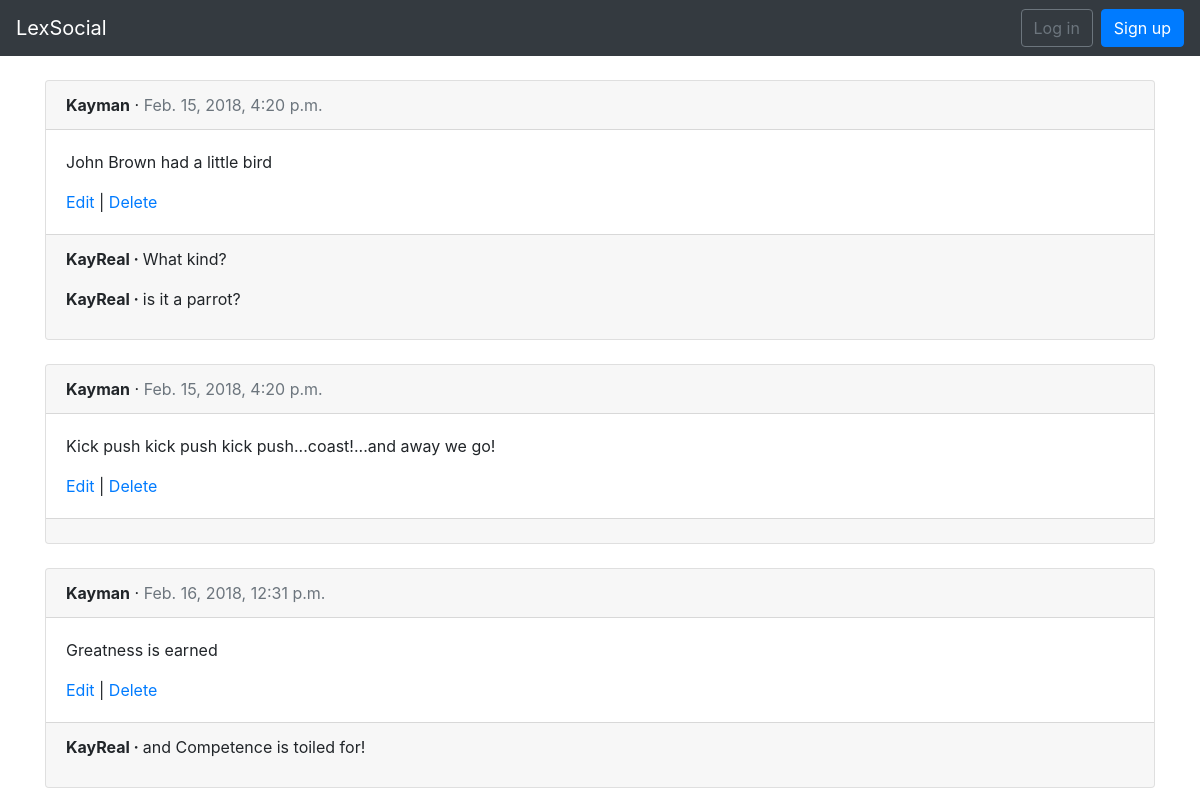
/posts/, run on the app's committed database.
### posts/models.py (models this page shows, shortened)
class Post(models.Model):
    message = models.CharField(max_length=280)
    date = models.DateTimeField(auto_now_add=True)
    author = models.ForeignKey(
        settings.AUTH_USER_MODEL,
        on_delete=models.CASCADE,
    )

class Comment(models.Model):
    post = models.ForeignKey(Post, on_delete=models.CASCADE)
    comment = models.CharField(max_length=140)
    author = models.ForeignKey(settings.AUTH_USER_MODEL, on_delete=models.CASCADE)
    def __str__(self):
        return self.comment

### users/models.py (models this page shows)
class CustomUser(AbstractUser):
    objects = CustomUserManager()

### posts/views.py (the view)
# urls.py: path('', views.PostListView.as_view(), name='post_list'),
class PostListView(ListView):
    model = models.Post
    template_name = 'post_list.html'

### templates/post_list.html (shortened to what this page needs)
<!DOCTYPE html>
<html>
{% extends 'base.html' %}
{% block content %}
 {% for post in object_list %}
  <div class="card">
   <div class="card-header">
    <span class="font-weight-bold">{{ post.author }}</span> &middot; <span class="text-muted">{{ post.date }}</span>
   </div>
   <div class="card-body">
    <p>{{ post.message }}</p>
    <a href="{% url 'post_edit' post.pk %}">Edit</a> | <a href="{% url 'post_delete' post.pk %}">Delete</a>
   </div>
   <div class="card-footer">
    {% for comment in post.comment_set.all %}
     <p>
      <span class="font-weight-bold">{{ comment.author }} &middot; </span>
      {{ comment }}
     </p>
     {% endfor %}
   </div>
  </div>
  <br/>
 {% endfor %}
{% endblock content %}

### templates/base.html (shortened to what this page needs)
<!doctype html>
<html lang="en">
  <head>
    <link rel="stylesheet" href="https://maxcdn.bootstrapcdn.com/bootstrap/4.0.0/css/bootstrap.min.css">
  </head>
  <body>
    <nav class="navbar navbar-expand-md navbar-dark bg-dark mb-4">
      <a class="navbar-brand" href="{% url 'home' %}">LexSocial</a>
      <div class="collapse navbar-collapse" id="navbarCollapse">
        {% if user.is_authenticated %}
          <ul class="navbar-nav ml-auto">
            <li class="nav-item">
              <a class="nav-link dropdown-toggle" href="#" id="userMenu" data-toggle="dropdown" aria-haspopup="true" aria-expanded="false">
                {{ user.username }}
              </a>
              <div class="dropdown-menu dropdown-menu-right" aria-labelledby="userMenu">
                <a class="dropdown-item" href="#">Change password</a>
                <div class="dropdown-divider"></div>
                <a class="dropdown-item" href="{% url 'logout' %}">Log out</a>
              </div>
            </li>
          </ul>
        {% else %}
          <form class="form-inline ml-auto">
            <a href="{% url 'login' %}" class="btn btn-outline-secondary">Log in</a>
            <a href="{% url 'signup' %}" class="btn btn-primary ml-2">Sign up</a>
          </form>
        {% endif %}
      </div>
    </nav>
    <div class="container">
      {% block content %}
      {% endblock %}
    </div>
  </body>
</html>

### data on the page
Post: author "Kayman", date "Feb. 15, 2018, 4:20 p.m.", message "John Brown had a little bird"
Comment: author "KayReal", comment "What kind?"
Comment: author "KayReal", comment "is it a parrot?"
Post: author "Kayman", date "Feb. 15, 2018, 4:20 p.m.", message "Kick push kick push kick push...coast!...and away we go!"
Post: author "Kayman", date "Feb. 16, 2018, 12:31 p.m.", message "Greatness is earned"
Comment: author "KayReal", comment "and Competence is toiled for!"
